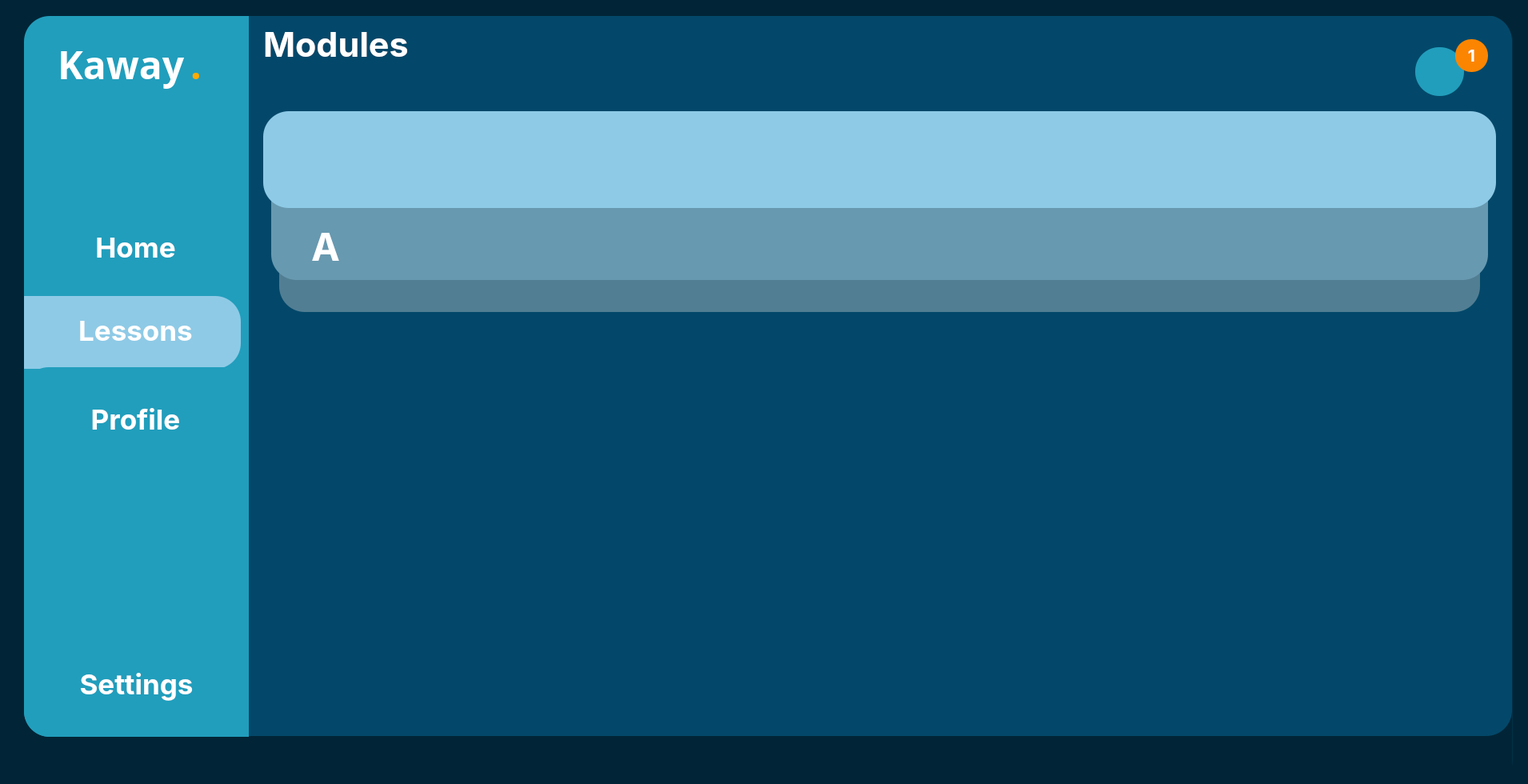
<?xml version="1.0" encoding="UTF-8"?>
<ui version="4.0">
 <class>MainWindow</class>
 <widget class="QMainWindow" name="MainWindow">
  <property name="geometry">
   <rect>
    <x>0</x>
    <y>0</y>
    <width>1910</width>
    <height>980</height>
   </rect>
  </property>
  <property name="windowTitle">
   <string>MainWindow</string>
  </property>
  <property name="styleSheet">
   <string notr="true">
background-color: rgb(1, 37, 55);</string>
  </property>
  <widget class="QWidget" name="centralwidget">
   <widget class="QWidget" name="MainBar" native="true">
    <property name="geometry">
     <rect>
      <x>30</x>
      <y>20</y>
      <width>1861</width>
      <height>1011</height>
     </rect>
    </property>
    <property name="styleSheet">
     <string notr="true"/>
    </property>
    <widget class="QWidget" name="SideTab" native="true">
     <property name="geometry">
      <rect>
       <x>0</x>
       <y>0</y>
       <width>281</width>
       <height>961</height>
      </rect>
     </property>
     <widget class="QFrame" name="SideTabFrame">
      <property name="geometry">
       <rect>
        <x>0</x>
        <y>0</y>
        <width>291</width>
        <height>901</height>
       </rect>
      </property>
      <property name="styleSheet">
       <string notr="true">background-color: rgb(33, 158, 188);
border-top-left-radius: 32px;
border-bottom-left-radius: 32px;</string>
      </property>
      <property name="frameShape">
       <enum>QFrame::StyledPanel</enum>
      </property>
      <property name="frameShadow">
       <enum>QFrame::Raised</enum>
      </property>
      <widget class="QPushButton" name="Lessons">
       <property name="geometry">
        <rect>
         <x>0</x>
         <y>372</y>
         <width>279</width>
         <height>42</height>
        </rect>
       </property>
       <property name="font">
        <font>
         <family>Inter</family>
         <pointsize>26</pointsize>
         <bold>true</bold>
        </font>
       </property>
       <property name="styleSheet">
        <string notr="true">color:rgb(255, 255, 255);
background-color: rgba(255, 255, 255, 0);</string>
       </property>
       <property name="text">
        <string>Lessons</string>
       </property>
       <property name="icon">
        <iconset>
         <normaloff>../../../AppData/Local/Programs/Python/Python311/Lib/site-packages/qt6_applications/Qt/bin/note-2.svg</normaloff>../../../AppData/Local/Programs/Python/Python311/Lib/site-packages/qt6_applications/Qt/bin/note-2.svg</iconset>
       </property>
       <property name="iconSize">
        <size>
         <width>40</width>
         <height>40</height>
        </size>
       </property>
      </widget>
      <widget class="QFrame" name="frame">
       <property name="geometry">
        <rect>
         <x>0</x>
         <y>350</y>
         <width>271</width>
         <height>91</height>
        </rect>
       </property>
       <property name="styleSheet">
        <string notr="true">background-color: rgb(142, 202, 230);
border-top-left-radius: 0px;
border-bottom-left-radius: 0px;
border-top-right-radius: 32px;
border-bottom-right-radius: 32px;</string>
       </property>
       <property name="frameShape">
        <enum>QFrame::StyledPanel</enum>
       </property>
       <property name="frameShadow">
        <enum>QFrame::Raised</enum>
       </property>
      </widget>
      <widget class="QWidget" name="verticalLayoutWidget">
       <property name="geometry">
        <rect>
         <x>0</x>
         <y>770</y>
         <width>281</width>
         <height>131</height>
        </rect>
       </property>
       <layout class="QVBoxLayout" name="verticalLayout">
        <item>
         <widget class="QPushButton" name="Settings">
          <property name="font">
           <font>
            <family>Inter</family>
            <pointsize>26</pointsize>
            <bold>true</bold>
           </font>
          </property>
          <property name="styleSheet">
           <string notr="true">color:rgb(255, 255, 255)</string>
          </property>
          <property name="text">
           <string>Settings</string>
          </property>
          <property name="icon">
           <iconset>
            <normaloff>../../../AppData/Local/Programs/Python/Python311/Lib/site-packages/qt6_applications/Qt/bin/setting-3.svg</normaloff>../../../AppData/Local/Programs/Python/Python311/Lib/site-packages/qt6_applications/Qt/bin/setting-3.svg</iconset>
          </property>
          <property name="iconSize">
           <size>
            <width>35</width>
            <height>35</height>
           </size>
          </property>
         </widget>
        </item>
       </layout>
      </widget>
      <widget class="QWidget" name="verticalLayoutWidget_3">
       <property name="geometry">
        <rect>
         <x>-1</x>
         <y>439</y>
         <width>281</width>
         <height>131</height>
        </rect>
       </property>
       <layout class="QVBoxLayout" name="verticalLayout_3">
        <item>
         <widget class="QPushButton" name="Profile">
          <property name="font">
           <font>
            <family>Inter</family>
            <pointsize>26</pointsize>
            <bold>true</bold>
           </font>
          </property>
          <property name="styleSheet">
           <string notr="true">color:rgb(255, 255, 255)</string>
          </property>
          <property name="text">
           <string>Profile</string>
          </property>
          <property name="icon">
           <iconset>
            <normaloff>../../../AppData/Local/Programs/Python/Python311/Lib/site-packages/qt6_applications/Qt/bin/user-square.svg</normaloff>../../../AppData/Local/Programs/Python/Python311/Lib/site-packages/qt6_applications/Qt/bin/user-square.svg</iconset>
          </property>
          <property name="iconSize">
           <size>
            <width>35</width>
            <height>35</height>
           </size>
          </property>
         </widget>
        </item>
       </layout>
      </widget>
      <widget class="QWidget" name="verticalLayoutWidget_4">
       <property name="geometry">
        <rect>
         <x>-1</x>
         <y>229</y>
         <width>281</width>
         <height>121</height>
        </rect>
       </property>
       <layout class="QVBoxLayout" name="verticalLayout_4">
        <item>
         <widget class="QPushButton" name="Home">
          <property name="font">
           <font>
            <family>Inter</family>
            <pointsize>26</pointsize>
            <bold>true</bold>
           </font>
          </property>
          <property name="layoutDirection">
           <enum>Qt::LeftToRight</enum>
          </property>
          <property name="autoFillBackground">
           <bool>false</bool>
          </property>
          <property name="styleSheet">
           <string notr="true">color:rgb(255, 255, 255)</string>
          </property>
          <property name="text">
           <string>Home</string>
          </property>
          <property name="icon">
           <iconset>
            <normaloff>../../../AppData/Local/Programs/Python/Python311/Lib/site-packages/qt6_applications/Qt/bin/element-3.png</normaloff>../../../AppData/Local/Programs/Python/Python311/Lib/site-packages/qt6_applications/Qt/bin/element-3.png</iconset>
          </property>
          <property name="iconSize">
           <size>
            <width>30</width>
            <height>30</height>
           </size>
          </property>
         </widget>
        </item>
       </layout>
      </widget>
      <widget class="QWidget" name="horizontalLayoutWidget">
       <property name="geometry">
        <rect>
         <x>42</x>
         <y>20</y>
         <width>241</width>
         <height>80</height>
        </rect>
       </property>
       <layout class="QHBoxLayout" name="horizontalLayout">
        <item>
         <widget class="QLabel" name="Kaway">
          <property name="font">
           <font>
            <family>Poppins</family>
            <pointsize>36</pointsize>
            <bold>true</bold>
           </font>
          </property>
          <property name="styleSheet">
           <string notr="true">color:rgb(255, 255, 255)</string>
          </property>
          <property name="text">
           <string>Kaway</string>
          </property>
         </widget>
        </item>
        <item>
         <widget class="QLabel" name="Dot">
          <property name="font">
           <font>
            <family>Poppins</family>
            <pointsize>36</pointsize>
            <bold>true</bold>
           </font>
          </property>
          <property name="styleSheet">
           <string notr="true">color: rgb(255, 170, 0);</string>
          </property>
          <property name="text">
           <string>.</string>
          </property>
         </widget>
        </item>
       </layout>
      </widget>
      <zorder>frame</zorder>
      <zorder>Lessons</zorder>
      <zorder>verticalLayoutWidget</zorder>
      <zorder>verticalLayoutWidget_3</zorder>
      <zorder>verticalLayoutWidget_4</zorder>
      <zorder>horizontalLayoutWidget</zorder>
     </widget>
    </widget>
    <widget class="QWidget" name="RightContainer" native="true">
     <property name="geometry">
      <rect>
       <x>279</x>
       <y>-1</y>
       <width>1581</width>
       <height>1011</height>
      </rect>
     </property>
     <widget class="QFrame" name="LowerFrame">
      <property name="geometry">
       <rect>
        <x>40</x>
        <y>290</y>
        <width>1501</width>
        <height>81</height>
       </rect>
      </property>
      <property name="styleSheet">
       <string notr="true">background-color: rgb(82, 126, 147);
border-radius: 32px</string>
      </property>
      <property name="frameShape">
       <enum>QFrame::StyledPanel</enum>
      </property>
      <property name="frameShadow">
       <enum>QFrame::Raised</enum>
      </property>
     </widget>
     <widget class="QFrame" name="MidFrame">
      <property name="geometry">
       <rect>
        <x>30</x>
        <y>170</y>
        <width>1521</width>
        <height>161</height>
       </rect>
      </property>
      <property name="styleSheet">
       <string notr="true">background-color: rgb(103, 153, 176);
border-radius: 32px</string>
      </property>
      <property name="frameShape">
       <enum>QFrame::StyledPanel</enum>
      </property>
      <property name="frameShadow">
       <enum>QFrame::Raised</enum>
      </property>
      <widget class="QLabel" name="AnswerText">
       <property name="geometry">
        <rect>
         <x>50</x>
         <y>90</y>
         <width>751</width>
         <height>71</height>
        </rect>
       </property>
       <property name="font">
        <font>
         <family>Inter</family>
         <pointsize>36</pointsize>
         <bold>true</bold>
        </font>
       </property>
       <property name="styleSheet">
        <string notr="true">color: rgb(255, 255, 255);</string>
       </property>
       <property name="text">
        <string>A</string>
       </property>
       <property name="alignment">
        <set>Qt::AlignLeading|Qt::AlignLeft|Qt::AlignTop</set>
       </property>
      </widget>
     </widget>
     <widget class="QFrame" name="UpperFrame">
      <property name="geometry">
       <rect>
        <x>20</x>
        <y>120</y>
        <width>1541</width>
        <height>121</height>
       </rect>
      </property>
      <property name="styleSheet">
       <string notr="true">background-color: rgb(142, 202, 230);
border-radius: 32px
</string>
      </property>
      <property name="frameShape">
       <enum>QFrame::StyledPanel</enum>
      </property>
      <property name="frameShadow">
       <enum>QFrame::Raised</enum>
      </property>
     </widget>
     <widget class="QFrame" name="mainframe">
      <property name="geometry">
       <rect>
        <x>0</x>
        <y>0</y>
        <width>1581</width>
        <height>901</height>
       </rect>
      </property>
      <property name="styleSheet">
       <string notr="true">background-color: rgb(3, 72, 106);
border-top-right-radius: 32px;
border-bottom-right-radius: 32px;</string>
      </property>
      <property name="frameShape">
       <enum>QFrame::StyledPanel</enum>
      </property>
      <property name="frameShadow">
       <enum>QFrame::Raised</enum>
      </property>
      <widget class="QWidget" name="verticalLayoutWidget_2">
       <property name="geometry">
        <rect>
         <x>20</x>
         <y>10</y>
         <width>1061</width>
         <height>101</height>
        </rect>
       </property>
       <layout class="QVBoxLayout" name="verticalLayout_2">
        <item>
         <widget class="QLabel" name="Module">
          <property name="font">
           <font>
            <family>Inter</family>
            <pointsize>32</pointsize>
            <bold>true</bold>
           </font>
          </property>
          <property name="styleSheet">
           <string notr="true">color: rgb(255, 255, 255);</string>
          </property>
          <property name="text">
           <string>Modules</string>
          </property>
         </widget>
        </item>
        <item>
         <widget class="QLabel" name="subtopic">
          <property name="font">
           <font>
            <family>Inter</family>
            <pointsize>26</pointsize>
            <bold>true</bold>
           </font>
          </property>
          <property name="styleSheet">
           <string notr="true">color: rgb(255, 255, 255);</string>
          </property>
          <property name="text">
           <string/>
          </property>
         </widget>
        </item>
       </layout>
      </widget>
      <widget class="QPushButton" name="NotifButton">
       <property name="geometry">
        <rect>
         <x>1460</x>
         <y>40</y>
         <width>61</width>
         <height>61</height>
        </rect>
       </property>
       <property name="styleSheet">
        <string notr="true">QPushButton {
	background-color: rgb(33, 158, 188);
    border-radius: 30px;
    }
</string>
       </property>
       <property name="text">
        <string/>
       </property>
       <property name="icon">
        <iconset>
         <normaloff>../../../AppData/Local/Programs/Python/Python311/Lib/site-packages/qt6_applications/Qt/bin/notification-bing.svg</normaloff>../../../AppData/Local/Programs/Python/Python311/Lib/site-packages/qt6_applications/Qt/bin/notification-bing.svg</iconset>
       </property>
       <property name="iconSize">
        <size>
         <width>40</width>
         <height>40</height>
        </size>
       </property>
      </widget>
      <widget class="QLabel" name="NotifNum">
       <property name="geometry">
        <rect>
         <x>1510</x>
         <y>30</y>
         <width>41</width>
         <height>41</height>
        </rect>
       </property>
       <property name="font">
        <font>
         <family>Inter</family>
         <pointsize>16</pointsize>
         <bold>true</bold>
        </font>
       </property>
       <property name="styleSheet">
        <string notr="true">color: rgb(255, 255, 255);
background-color: rgb(251, 133, 0);
    border-radius: 20px;
  </string>
       </property>
       <property name="text">
        <string>1</string>
       </property>
       <property name="alignment">
        <set>Qt::AlignCenter</set>
       </property>
      </widget>
     </widget>
     <zorder>mainframe</zorder>
     <zorder>LowerFrame</zorder>
     <zorder>MidFrame</zorder>
     <zorder>UpperFrame</zorder>
    </widget>
    <widget class="QFrame" name="MainFrame">
     <property name="geometry">
      <rect>
       <x>0</x>
       <y>0</y>
       <width>1861</width>
       <height>961</height>
      </rect>
     </property>
     <property name="styleSheet">
      <string notr="true">background-color: rgb(2, 48, 71);
border-radius: 32px
</string>
     </property>
     <property name="frameShape">
      <enum>QFrame::StyledPanel</enum>
     </property>
     <property name="frameShadow">
      <enum>QFrame::Raised</enum>
     </property>
    </widget>
    <zorder>MainFrame</zorder>
    <zorder>RightContainer</zorder>
    <zorder>SideTab</zorder>
   </widget>
  </widget>
  <widget class="QStatusBar" name="statusbar"/>
 </widget>
 <resources/>
 <connections/>
</ui>
